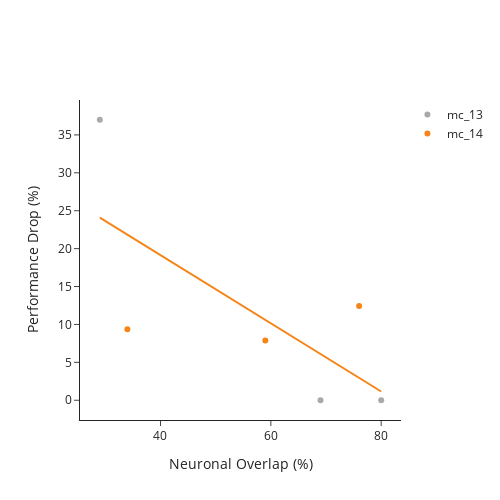

The code cell stored with this chart in its notebook:
### Code cell
## Plot for performance drop vs percent overlap
## THIS IS FAKE OVERLAP DATA
performance_dict = {'mc_13': {'drop': [0, 0, 37], 'overlap': [80, 69, 29]},
                    'mc_14': {'drop': [12.44, 7.89, 9.37], 'overlap': [76, 59, 34]}}
df = pd.DataFrame(performance_dict)
y_data = np.concatenate((df.loc['drop', 'mc_13'], df.loc['drop', 'mc_14']))
x_data = np.concatenate((df.loc['overlap', 'mc_13'], df.loc['overlap', 'mc_14']))
lm = pg.linear_regression(X=x_data, y=y_data, as_dataframe=False)
lm_x = []
for n in np.arange(len(lm['X'])):
    lm_x.append(lm['X'][n][1])
mouse_colors = ['darkgrey', colors[0]]
fig = pf.custom_graph_template(x_title='Neuronal Overlap (%)', y_title='Performance Drop (%)')
for idx, mouse in enumerate(df.columns):    
    fig.add_trace(go.Scatter(x=df.loc['overlap', mouse], y=df.loc['drop', mouse], 
                             mode='markers', marker=dict(color=mouse_colors[idx]), name=mouse))
fig.add_trace(go.Scatter(x=lm_x, y=lm['pred'], mode='lines', line_color=colors[0], showlegend=False))
fig.show()
fig.write_image(pjoin(fig_path, 'perf_drop_vs_overlap.png'))

### Figure 1 — Plotly figure (JSON) as saved in the notebook; plotly's stock layout.template omitted (floating-point values rounded to 4 significant figures)
{"data": [{"marker": {"color": "darkgrey"}, "mode": "markers", "name": "mc_13", "type": "scatter", "x": [80, 69, 29], "y": [0, 0, 37]}, {"marker": {"color": "#F58518"}, "mode": "markers", "name": "mc_14", "type": "scatter", "x": [76, 59, 34], "y": [12.44, 7.89, 9.37]}, {"line": {"color": "#F58518"}, "mode": "lines", "showlegend": false, "type": "scatter", "x": [80, 69, 29, 76, 59, 34], "y": [1.152, 6.097, 24.08, 2.95, 10.59, 21.83]}], "layout": {"height": 500, "title": {"x": 0.5, "xanchor": "center", "y": 0.9, "yanchor": "top"}, "width": 500, "xaxis": {"anchor": "y", "domain": [0, 1], "title": {"text": "Neuronal Overlap (%)"}}, "yaxis": {"anchor": "x", "domain": [0, 1], "title": {"text": "Performance Drop (%)"}}}}
